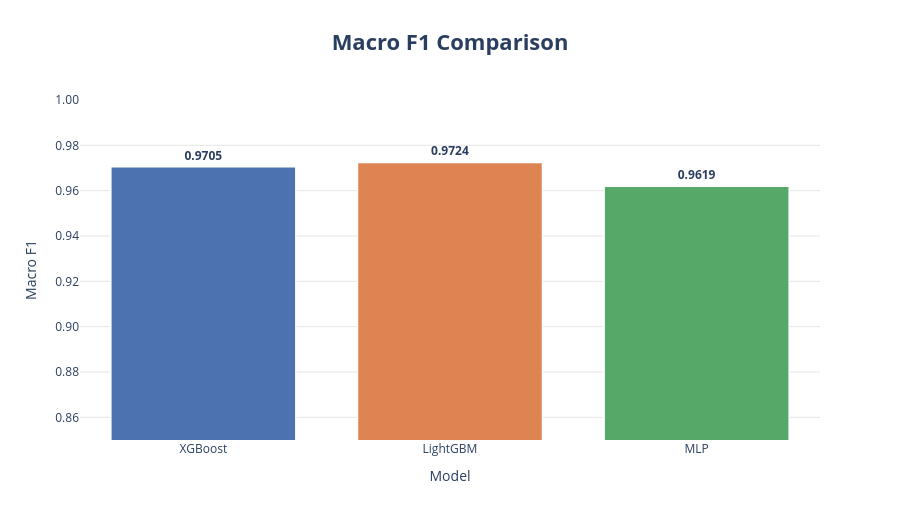

Notebook code cell kept with this figure:
### Markdown cell above
## Model Comparison

### Code cell
results = {
    'XGBoost':  xgb_f1,
    'LightGBM': lgbm_f1,
    'MLP':      nn_f1,
}

model_colors = {'XGBoost': '#4C72B0', 'LightGBM': '#DD8452', 'MLP': '#55A868'}

fig = go.Figure()
for name, score in results.items():
    fig.add_trace(go.Bar(
        x=[name],
        y=[score],
        marker_color=model_colors[name],
        marker_line=dict(color='white', width=1.5),
        text=f'<b>{score:.4f}</b>',
        textposition='outside',
        hovertemplate=f'<b>{name}</b><br>Macro F1: {score:.4f}<extra></extra>',
    ))
fig.update_layout(
    title=dict(text='<b>Macro F1 Comparison</b>', x=0.5, font=dict(size=22)),
    xaxis=dict(title='Model', showgrid=False),
    yaxis=dict(title='Macro F1', range=[0.85, 1.0], tickformat='.2f', gridcolor='#e5e5e5'),
    showlegend=False, bargap=0.25, height=520,
    **PLOTLY_LAYOUT,
)
fig.show()

best_name = max(results, key=results.get)
print(f'\nBest model: {best_name}  ({results[best_name]:.4f})')

### Figure 1 — Plotly figure (JSON) as saved in the notebook; plotly's stock layout.template omitted (floating-point values rounded to 4 significant figures)
{"data": [{"hovertemplate": "<b>XGBoost</b><br>Macro F1: 0.9705<extra></extra>", "marker": {"color": "#4C72B0", "line": {"color": "white", "width": 1.5}}, "text": "<b>0.9705</b>", "textposition": "outside", "type": "bar", "x": ["XGBoost"], "y": [0.9705]}, {"hovertemplate": "<b>LightGBM</b><br>Macro F1: 0.9724<extra></extra>", "marker": {"color": "#DD8452", "line": {"color": "white", "width": 1.5}}, "text": "<b>0.9724</b>", "textposition": "outside", "type": "bar", "x": ["LightGBM"], "y": [0.9724]}, {"hovertemplate": "<b>MLP</b><br>Macro F1: 0.9619<extra></extra>", "marker": {"color": "#55A868", "line": {"color": "white", "width": 1.5}}, "text": "<b>0.9619</b>", "textposition": "outside", "type": "bar", "x": ["MLP"], "y": [0.9619]}], "layout": {"bargap": 0.25, "height": 520, "paper_bgcolor": "white", "plot_bgcolor": "white", "showlegend": false, "title": {"font": {"size": 22}, "text": "<b>Macro F1 Comparison</b>", "x": 0.5}, "xaxis": {"showgrid": false, "title": {"text": "Model"}}, "yaxis": {"gridcolor": "#e5e5e5", "range": [0.85, 1], "tickformat": ".2f", "title": {"text": "Macro F1"}}}}
